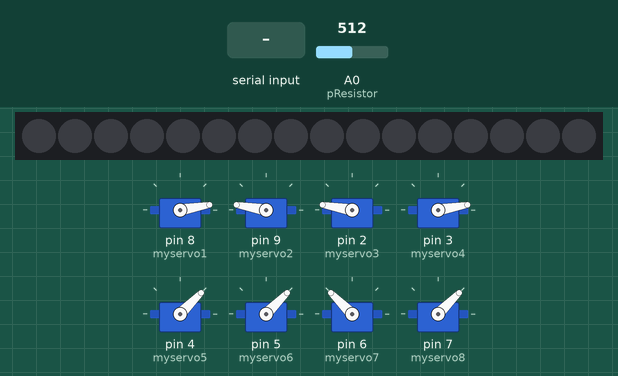
Simulated run of this sketch. Board: Arduino Uno, built with avr-gcc and run on an emulated ATmega328P. Shown: 16 RGB LEDs in strip order, left to right, 8 × servo. Inputs (shaded band) come from the test bench; at power-on: A0 (pResistor) = 512. The modem accepts every AT command (registered, SIM ready, sends succeed) and sends nothing else; what the sketch prints to the serial monitor is not drawn.

Above: at 4.2 s.
4.3 s: A0 (pResistor) set to 263
12.2 s: A0 (pResistor) set to 233
At 20.0 s:
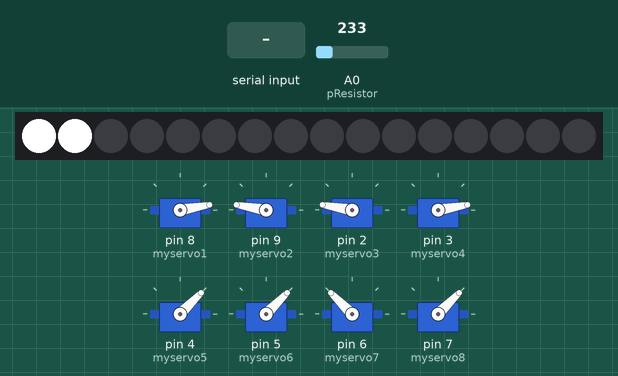
22.1 s: "FORWARD\n" received over the second serial link
At 29.7 s:
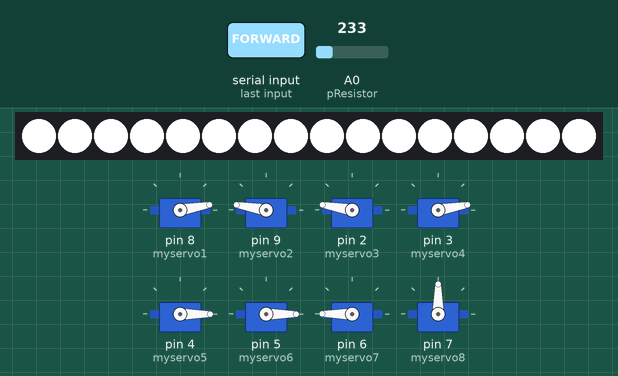
29.8 s: "BACK\n" received over the second serial link
At 41.2 s:
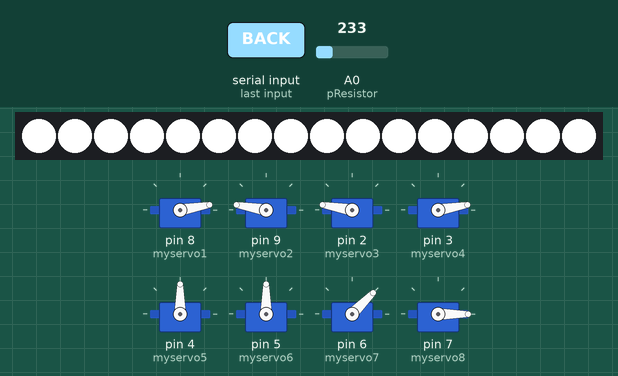
41.4 s: "LEFT\n" received over the second serial link
At 51.9 s:
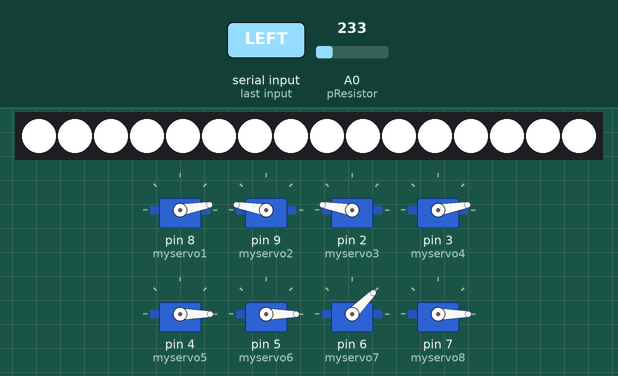
52.1 s: "RIGHT\n" received over the second serial link
At 63.7 s:
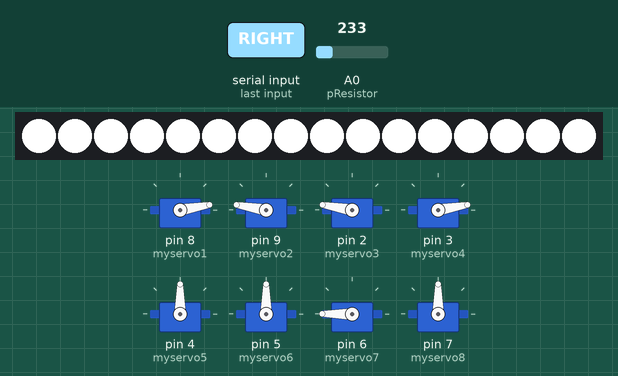
Timing chart, 0 to 64.2 s (numbered marks = the images above; inputs shaded):
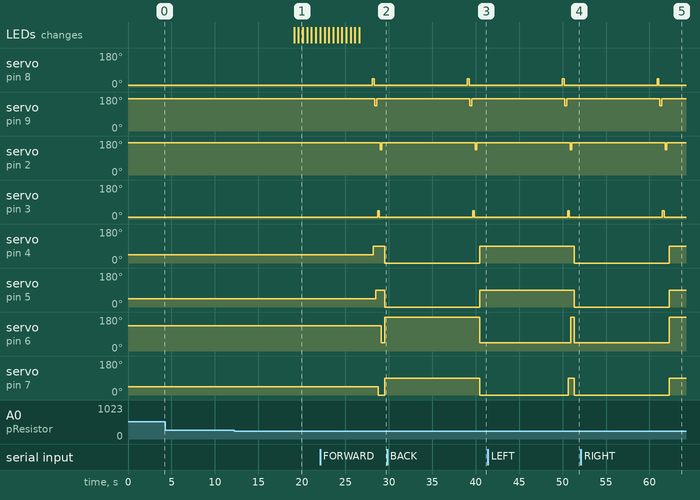

The sketch:

servoTEstWifi.ino
```cpp
#include <Servo.h>
#include <SoftwareSerial.h>
#include <Adafruit_NeoPixel.h>
#ifdef __AVR__
  #include <avr/power.h>
#endif
#define PIN            12
#define NUMPIXELS      16

Adafruit_NeoPixel pixels = Adafruit_NeoPixel(NUMPIXELS, PIN, NEO_GRB + NEO_KHZ800);
int delayval = 500;

const int pResistor = A0;
int sensorValue;

Servo myservo1;
Servo myservo2;
Servo myservo3;
Servo myservo4;
Servo myservo5;
Servo myservo6;
Servo myservo7;
Servo myservo8;
String commandArray[30];
int count = 0;

SoftwareSerial wifiSerial(0, 1);      // RX, TX for ESP8266

bool DEBUG = true;   //show more logs
int responseTime = 10; //communication timeout

void getUp(){
    myservo1.attach(8);
    myservo2.attach(9);
    myservo3.attach(2);
    myservo4.attach(3);
    myservo5.attach(4);
    myservo6.attach(5);
    myservo7.attach(6);
    myservo8.attach(7);
    myservo1.write(10);
    myservo2.write(170);
    myservo3.write(170);
    myservo4.write(10);
    myservo5.write(45);
    myservo6.write(45);
    myservo7.write(135);
    myservo8.write(45);
    delay(1000);
}

void addCommand(String command){
  if(count<30){
    commandArray[count++] = command;
  }
}

String getCommand(){
  String cmd = "";
  if(count>0){
    cmd = commandArray[--count];
  }
  return cmd;
}

void duck(){
    myservo1.write(60);
    myservo2.write(170);
    myservo3.write(110);
    myservo4.write(10);
    myservo5.write(45);
    myservo6.write(45);
    myservo7.write(135);
    myservo8.write(45);
    delay(500);
}

void wave(){
    duck();
    myservo2.write(10);
    delay(500);
    myservo6.write(45);
    delay(300);
    myservo6.write(135);
    delay(300);
    myservo6.write(45);
    delay(300);
    myservo6.write(135);
    delay(300);
    myservo6.write(45);
    delay(300);
    myservo2.write(170);
    delay(5000);
}

void getDown(){
    myservo1.write(60);
    myservo2.write(120);
    myservo3.write(120);
    myservo4.write(60);
    myservo5.write(45);
    myservo6.write(45);
    myservo7.write(135);
    myservo8.write(45);
    delay(1500);
    getUp();

}

void moveForward(){
  delay(1000);
  liftLeg(8);
  delay(100);
  moveLeg(4, "FORWARD");
  delay(100);
  lowerLeg(8);
  delay(100);
  liftLeg(9);
  delay(100);
  moveLeg(5, "FORWARD");
  delay(100);
  lowerLeg(9);
  delay(100);
  liftLeg(3);
  delay(100);
  moveLeg(7, "BACK");
  delay(100);
  lowerLeg(3);
  delay(100);
  liftLeg(2);
  delay(100);
  moveLeg(6, "FORWARD");
  delay(100);
  lowerLeg(2);
  delay(300);
  moveLeg(4, "BACK");
  moveLeg(7, "FORWARD");
  moveLeg(5, "BACK");
  moveLeg(6, "BACK");
  delay(500);
}

void moveBackwords(){
  delay(1000);
  liftLeg(8);
  delay(100);
  moveLeg(4, "BACK");
  delay(100);
  lowerLeg(8);
  delay(100);
  liftLeg(9);
  delay(100);
  moveLeg(5, "BACK");
  delay(100);
  lowerLeg(9);
  delay(100);
  liftLeg(3);
  delay(100);
  moveLeg(7, "FORWARD");
  delay(100);
  lowerLeg(3);
  delay(100);
  liftLeg(2);
  delay(100);
  moveLeg(6, "BACK");
  delay(100);
  lowerLeg(2);
  delay(300);
  moveLeg(4, "FORWARD");
  moveLeg(7, "BACK");
  moveLeg(5, "FORWARD");
  moveLeg(6, "FORWARD");
  delay(500);
}

void moveLeft(){
  delay(1000);
  liftLeg(8);
  delay(100);
  moveLeg(4, "FORWARD");
  delay(100);
  lowerLeg(8);
  delay(100);
  liftLeg(9);
  delay(100);
  moveLeg(5, "FORWARD");
  delay(100);
  lowerLeg(9);
  delay(100);
  liftLeg(3);
  delay(100);
  moveLeg(7, "FORWARD");
  delay(100);
  lowerLeg(3);
  delay(100);
  liftLeg(2);
  delay(100);
  moveLeg(6, "BACK");
  delay(100);
  lowerLeg(2);
  delay(300);
  moveLeg(4, "BACK");
  moveLeg(7, "BACK");
  moveLeg(5, "BACK");
  moveLeg(6, "FORWARD");
  delay(500);
}

void moveRight(){
  delay(1000);
  liftLeg(8);
  delay(100);
  moveLeg(4, "BACK");
  delay(100);
  lowerLeg(8);
  delay(100);
  liftLeg(9);
  delay(100);
  moveLeg(5, "BACK");
  delay(100);
  lowerLeg(9);
  delay(100);
  liftLeg(3);
  delay(100);
  moveLeg(7, "BACK");
  delay(100);
  lowerLeg(3);
  delay(100);
  liftLeg(2);
  delay(100);
  moveLeg(6, "FORWARD");
  delay(100);
  lowerLeg(2);
  delay(300);
  moveLeg(4, "FORWARD");
  moveLeg(7, "FORWARD");
  moveLeg(5, "FORWARD");
  moveLeg(6, "BACK");
  delay(500);
}

void liftLeg(int pin){
  switch(pin){
    case 8: myservo1.write(45); break;
    case 9: myservo2.write(135); break;
    case 2: myservo3.write(135); break;
    case 3: myservo4.write(45); break;
  }
}

void lowerLeg(int pin){
  if(pin == 8){
    myservo1.write(10);
  }else if(pin == 3) {
    myservo4.write(10);
  }else if(pin ==9){
    myservo2.write(170);
  }else if(pin == 2){
    myservo3.write(170);
  }
}

void moveLeg(int pin, String direction){
  if(direction == "FORWARD"){
    switch(pin){
        case 2: myservo3.write(90);break;
        case 3: myservo4.write(90);break;
        case 4: myservo5.write(90);break;
        case 5: myservo6.write(90);break;
        case 6: myservo7.write(45);break;
        case 7: myservo8.write(90);break;
        case 8: myservo1.write(90);break;
        case 9: myservo2.write(90);break;
      }
  }else if(direction == "BACK"){
    if(pin == 6){
      myservo7.write(180);
    } else {
      switch(pin){
        case 2: myservo3.write(0);break;
        case 3: myservo4.write(45);break;
        case 4: myservo5.write(0);break;
        case 5: myservo6.write(0);break;
        case 7: myservo8.write(0);break;
        case 8: myservo1.write(45);break;
        case 9: myservo2.write(45);break;
      }
    }
  }
}

void returnToStart(){
    for (int i = 0; i < sizeof(commandArray); i++){
      String command = String(getCommand());
      if(command){
        if(command.equals("LEFT")){
          moveRight();
        } else if(command.equals("RIGHT")){
          moveLeft();
        } else if(command.equals("FORWARD")){
          moveBackwords();
        } else if(command.equals("BACK")){
          moveForward();
        } else if(command.equals("WAVE")){
          wave();
        } else if(command.equals("DUCK")){
          duck();
        }
       }
    }
}

void ledOn(){
    for(int i=0;i<NUMPIXELS;i++){
      pixels.setPixelColor(i, pixels.Color(255,255,255));
      pixels.show();
      delay(delayval);
    }
}

void ledOff(){
    for(int i=0;i<NUMPIXELS;i++){
      pixels.setPixelColor(i, pixels.Color(0,0,0));
      pixels.show();
      delay(delayval);
    }
}

/*
* Name: sendData
* Description: Function used to send string to tcp client using cipsend
* Params:
* Returns: void
*/
void sendData(String str){
  String len="";
  len+=str.length();
  sendToWifi("AT+CIPSEND=0,"+len,responseTime,DEBUG);
  delay(100);
  sendToWifi(str,responseTime,DEBUG);
  delay(100);
  sendToWifi("AT+CIPCLOSE=5",responseTime,DEBUG);
 sendToUno(str, responseTime, DEBUG);
}


/*
* Name: find
* Description: Function used to match two string
* Params:
* Returns: true if match else false
*/
boolean find(String string, String value){
  if(string.indexOf(value)>=0)
    return true;
  return false;
}


/*
* Name: readSerialMessage
* Description: Function used to read data from Arduino Serial.
* Params:
* Returns: The response from the Arduino (if there is a reponse)
*/
String  readSerialMessage(){
  char value[100];
  int index_count =0;
  while(Serial.available()>0){
    value[index_count]=Serial.read();
    index_count++;
    value[index_count] = '\0'; // Null terminate the string
  }
  String str(value);
  str.trim();
  return str;
}


/*
* Name: readWifiSerialMessage
* Description: Function used to read data from ESP8266 Serial.
* Params:
* Returns: The response from the esp8266 (if there is a reponse)
*/
String  readWifiSerialMessage(){
  char value[100];
  int index_count =0;
  while(wifiSerial.available()>0){
    value[index_count]=wifiSerial.read();
    index_count++;
    value[index_count] = '\0'; // Null terminate the string
  }
  String str(value);
  str.trim();
  return str;
}


/*
* Name: sendToWifi
* Description: Function used to send data to ESP8266.
* Params: command - the data/command to send; timeout - the time to wait for a response; debug - print to Serial window?(true = yes, false = no)
* Returns: The response from the esp8266 (if there is a reponse)
*/
String sendToWifi(String command, const int timeout, boolean debug){
  String response = "";
  wifiSerial.println(command); // send the read character to the esp8266
  long int time = millis();
  while( (time+timeout) > millis())
  {
    while(wifiSerial.available())
    {
    // The esp has data so display its output to the serial window
    char c = wifiSerial.read(); // read the next character.
    response+=c;
    }
  }
  if(debug)
  {
    Serial.println(response);
  }
  return response;
}

/*
* Name: sendToWifi
* Description: Function used to send data to ESP8266.
* Params: command - the data/command to send; timeout - the time to wait for a response; debug - print to Serial window?(true = yes, false = no)
* Returns: The response from the esp8266 (if there is a reponse)
*/
String sendToUno(String command, const int timeout, boolean debug){
  String response = "";
  Serial.println(command); // send the read character to the esp8266
  long int time = millis();
  while( (time+timeout) > millis())
  {
    while(Serial.available())
    {
      // The esp has data so display its output to the serial window
      char c = Serial.read(); // read the next character.
      response+=c;
    }
  }
  if(debug)
  {
    Serial.println(response);
  }
  return response;
}

void setup()
{
  pinMode(pResistor, INPUT);
  #if defined (__AVR_ATtiny85__)
    if (F_CPU == 16000000) clock_prescale_set(clock_div_1);
  #endif
  pixels.begin();

  getUp();
  delay(2000);
  // Open serial communications and wait for port to open esp8266:
  Serial.begin(115200);
  while (!Serial) {
    ; // wait for serial port to connect. Needed for Leonardo only
  }
  wifiSerial.begin(115200);
  while (!wifiSerial) {
    ; // wait for serial port to connect. Needed for Leonardo only
  }
  sendToWifi("AT+CWMODE=2",responseTime,DEBUG); // configure as access point
  sendToWifi("AT+CIFSR",responseTime,DEBUG); // get ip address
  sendToWifi("AT+CIPMUX=1",responseTime,DEBUG); // configure for multiple connections
  sendToWifi("AT+CIPSERVER=1,80",responseTime,DEBUG); // turn on server on port 80

  sendToUno("Wifi connection is running!",responseTime,DEBUG);
}

void loop()
{
  sensorValue = analogRead(pResistor);
  if (sensorValue > 250){
    ledOff();
  }
  else{
    ledOn();
  }

  if(Serial.available()>0){
     String message = readSerialMessage();
    if(find(message,"debugEsp8266:")){
      String result = sendToWifi(message.substring(13,message.length()),responseTime,DEBUG);
      if(find(result,"OK"))
        sendData("\nOK");
      else
        sendData("\nEr");
    }
  }
  if(wifiSerial.available()>0){

    String message = readWifiSerialMessage();

    if(find(message,"esp8266:")){
       String result = sendToWifi(message.substring(8,message.length()),responseTime,DEBUG);
      if(find(result,"OK"))
        sendData("\n"+result);
      else
        sendData("\nErrRead");               //At command ERROR CODE for Failed Executing statement
    }else
    if(find(message,"LEFT")){  //receives LEFT from wifi
        addCommand("LEFT");
        moveLeft(); //Robot moves LEFT
    }else if(find(message,"RIGHT")){
        addCommand("RIGHT");
        moveRight();
    }else if(find(message,"FORWARD")){
        addCommand("FORWARD");
        moveForward();
    }else if(find(message,"BACK")){
        addCommand("BACK");
        moveBackwords();
    }else if(find(message,"WAVE")){
        addCommand("WAVE");
        wave();
    }else if(find(message,"DUCK")){
        addCommand("DUCK");
        duck();
    }else if(find(message,"LEDOFF")){
        ledOff();
    }else if(find(message,"LEDON")){
        ledOn();
    }else if(find(message,"6")){
        returnToStart();
    }else{
      sendData("\nErrRead");                 //Command ERROR CODE for UNABLE TO READ
    }
  }
  delay(responseTime);
}
```

Measured:
- the behaviour switches between 251 and 250 on A0 (pResistor) (found by bisection; images 0 and 1)
- after the input at 4.3 s, every drawn part: stays the same
- after the input at 12.2 s, the LEDs: first change after 6.9 s (image 1 shows a later state)
- after the input at 22.1 s, servo on pin 8 (myservo1): 10° → 45° after 6.0 s, → 10° 0.20 s later; servo on pin 9 (myservo2): 170° → 135° after 6.3 s, → 170° 0.20 s later
- after the input at 29.8 s, servo on pin 8 (myservo1): 10° → 45° after 9.2 s, → 10° 0.20 s later; servo on pin 9 (myservo2): 170° → 135° after 9.5 s, → 170° 0.20 s later
- after the input at 41.4 s, servo on pin 8 (myservo1): 10° → 45° after 8.6 s, → 10° 0.20 s later; servo on pin 9 (myservo2): 170° → 135° after 8.9 s, → 170° 0.20 s later
- after the input at 52.1 s, servo on pin 8 (myservo1): 10° → 45° after 8.8 s, → 10° 0.20 s later; servo on pin 9 (myservo2): 170° → 135° after 9.1 s, → 170° 0.20 s later
